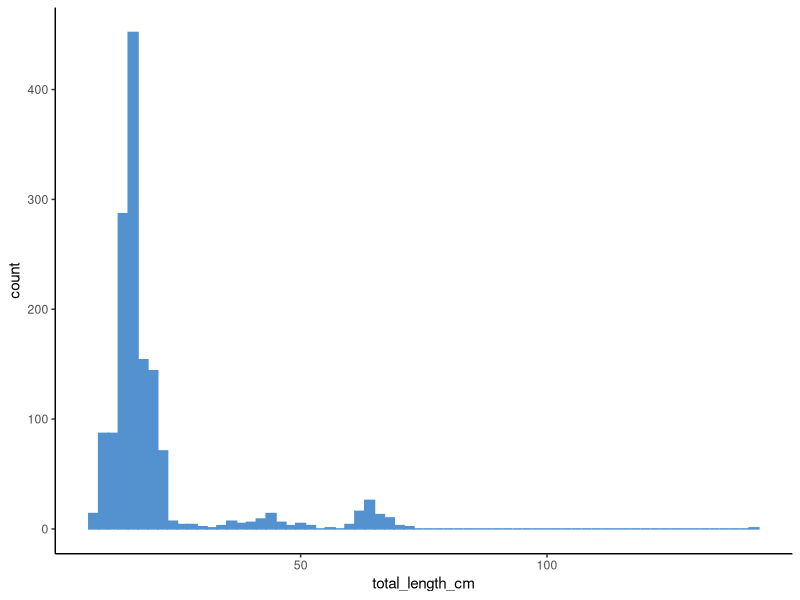
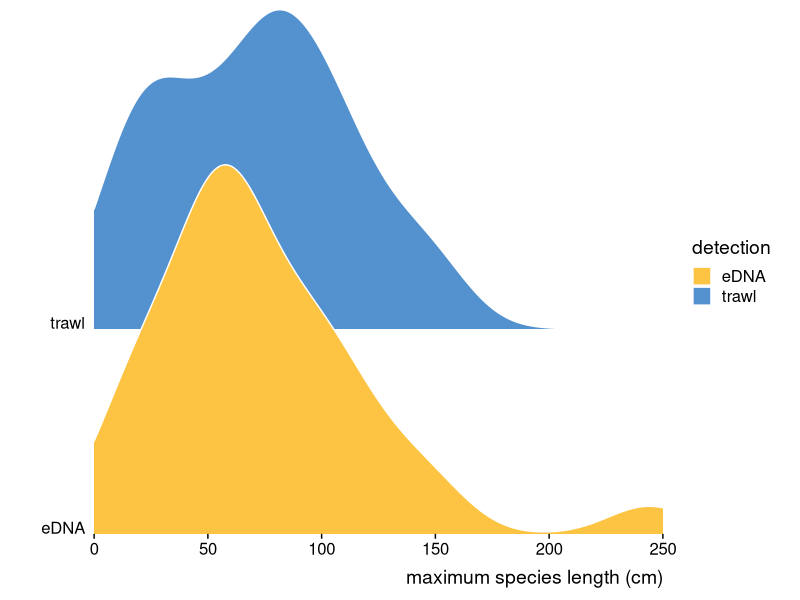
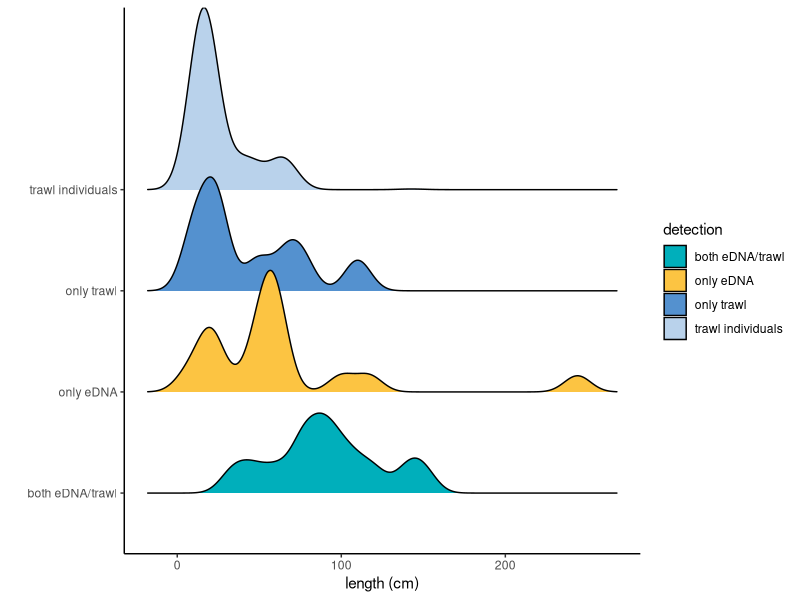
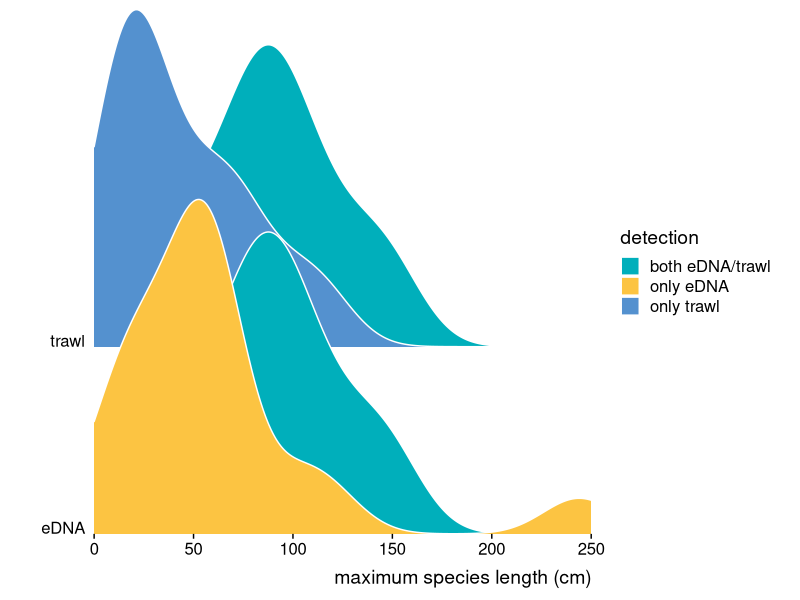
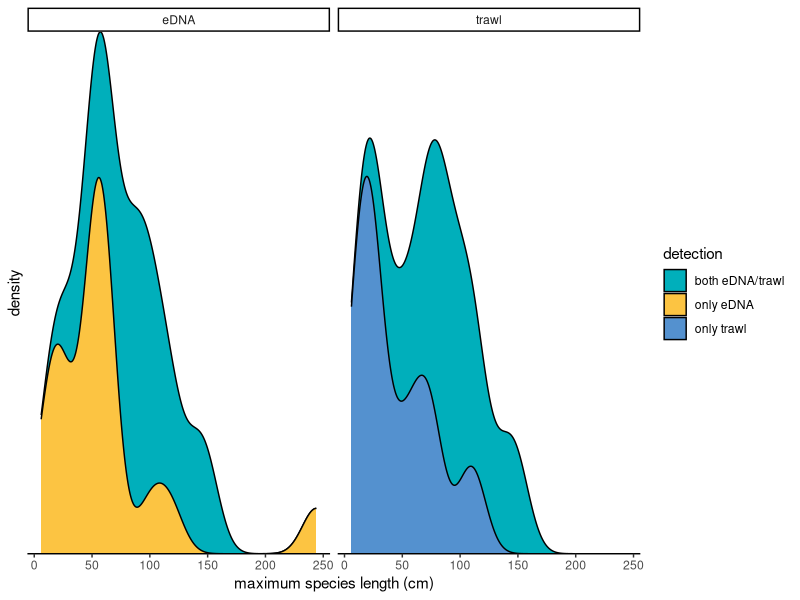
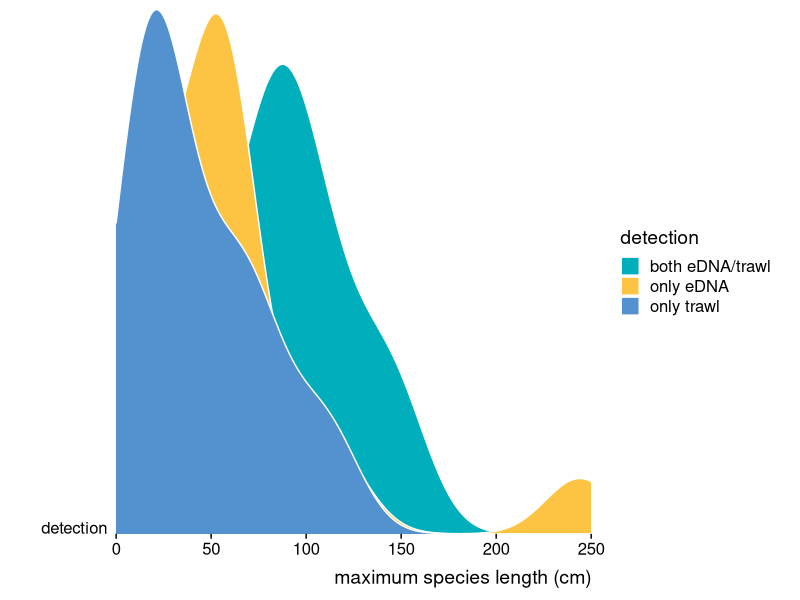
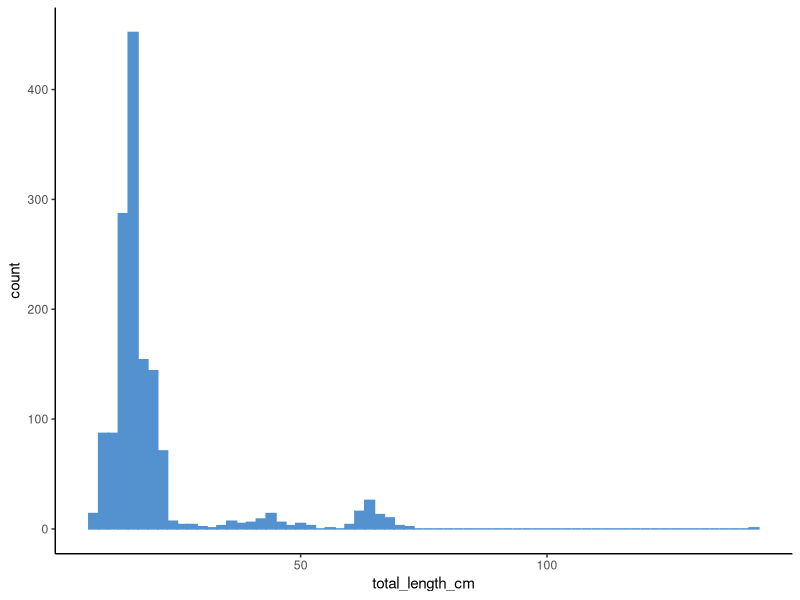
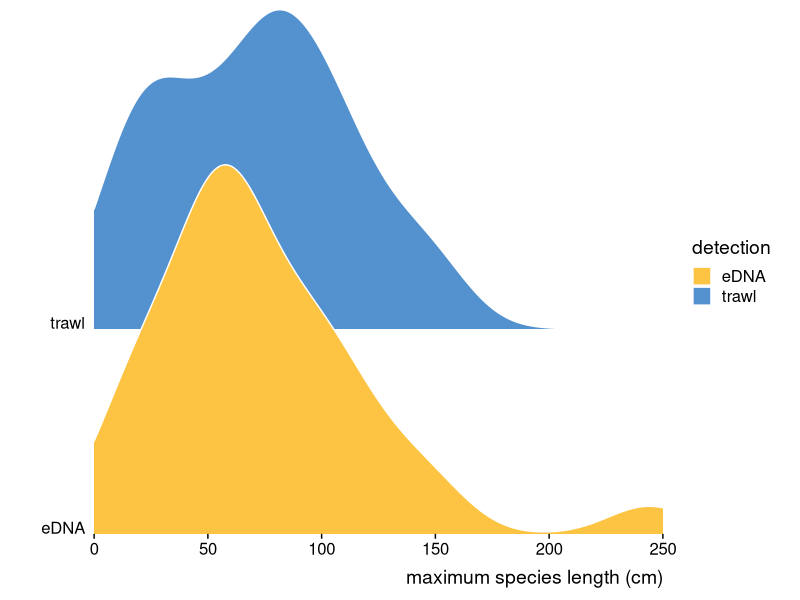

R code for these plots, in order:
#Analysis of Length Distributions Across Methods 
#Author: Tessa Rehill 

#Set-Up ####
library(tidyr)
library(tidyverse)
library(here)
library(dplyr)
library(ggplot2)
library(ggridges)
library(forcats)

#set-up, read in files ####

beta_div <- read.csv(here::here("Processed_data", 
                                "datasets",
                                "detections_all.csv"),
                     head=TRUE)

trait_data <- read.csv(here::here("Processed_data", 
                                  "traits",
                                  "traitdatabase.csv"),
                       head=TRUE)


trawl_catch  <- read.csv(here::here("Processed_data", 
                                    "traits",
                                    "length_conversions.csv"),
                         head=TRUE)


#Formatting data for plotting ####

#merge detection data w/ trait data 
data <- merge(beta_div, trait_data, by="LCT", all.x= TRUE)

#change 'both' category to eDNA or trawl alone
#subset for 'both' data only 
both_to_eDNA <- subset(data, gamma_detection_method == 'both eDNA/trawl')

#change all both to eDNA 
both_to_eDNA <- data.frame(lapply(both_to_eDNA, function(x) {
  gsub("both eDNA/trawl", "eDNA", x) }))

#same for trawl 
both_to_trawl <- subset(data, gamma_detection_method == 'both eDNA/trawl')

#change all both to trawl 
both_to_trawl <- data.frame(lapply(both_to_trawl, function(x) {
  gsub("both eDNA/trawl", "trawl", x) 
  
}))

#merge together 
both_fixed <- rbind(both_to_eDNA, both_to_trawl)

#merge back with our original data
without_both <- subset(data, gamma_detection_method != 'both eDNA/trawl')
data_new <- rbind(both_fixed, without_both)

#fix only... to simple trawl or eDNA 
data <- data.frame(lapply(data_new, function(x) {
  gsub("only eDNA", "eDNA", x) }))

data <- data.frame(lapply(data, function(x) {
  gsub("only trawl", "trawl", x) }))


#let's plot!

#Individual Length Distributions ####
#check out individual length distribution of fish caught in trawl 
trawl_catch <- trawl_catch[!is.na(trawl_catch$total_length_cm),] #remove NA


plot <- ggplot(trawl_catch, aes(x=total_length_cm))+
  geom_histogram(color="#5491cf", fill="#5491cf", binwidth = 2,)+
  theme_classic()

plot

ggsave("./Outputs/traits/ind_length_his.png", 
       plot = plot,
       width = 10, height = 6, units = "in")

#Species Length Distributions ####

#plotting species traits (not individual traits)
speciestraits= subset(data, select = c(LCT, max_length_cm, gamma_detection_method) ) #select relevants columns
speciestraits <- distinct(speciestraits) #ensure no replicates
speciestraits <- speciestraits %>% drop_na(max_length_cm) #ensure no NA values
speciestraits$max_length_cm <- as.numeric(speciestraits$max_length_cm)  #make values numeric (instead of character)

#plot species length distribution for all trawl + all eDNA (does not differentiate 'both')

plot <- speciestraits %>%
  ggplot(aes(y = gamma_detection_method)) +
  geom_density_ridges(
    aes(x = max_length_cm , fill = gamma_detection_method), 
    alpha = 1, color = "white", from = 0, to = 250,
    bandwidth=18) +
  labs(
    x = "maximum species length (cm)",
    y = '') +
  scale_y_discrete(expand = c(0, 0)) +
  scale_x_continuous(expand = c(0, 0)) +
  scale_fill_cyclical(
    values = c("#FCC442", "#5491cf"),
    name = "detection", guide = "legend"
  ) +
  coord_cartesian(clip = "off") +
  theme_ridges(grid = FALSE)


plot 

ggsave("./Outputs/traits/trawleDNA_density.png", 
       plot = plot,
       width = 10, height = 6, units = "in")

#Species + Individual Length Distributions ####
#goal: make a density plot like above with four rows 
#trawl only max species length 
#eDNA only max species length 
#trawl + eDNA max species length 
#trawl only individual length 

#merge original data w/ traits 
data2 <- merge(beta_div, trait_data, by="LCT", all.x= TRUE) #merge original data w/ traits 
data2 <- select(data2, c('LCT','gamma_detection_method', 'max_length_cm'))#extract relevant columns 
colnames(data2) <- c('LCT', 'detection', 'length_cm') #change column names
catch <- select(trawl_catch, c('species', 'total_length_cm')) #select relevant columns
colnames(catch) <- c('LCT','length_cm') #change column names

#add column detection = trawl individuals
catch$detection <- c('trawl individuals')

#merge all data
length <- rbind(catch, data2) #this includes non-fish... should we get rid of them? 

write_csv(length,
          here("Processed_data",
               "traits",
               "length.csv")) 

#plot
length <- distinct(length) # we only want one observation per species 

plot <- ggplot(length, 
               aes(x = length_cm, 
                   y = detection, 
                   fill = detection)) +
  geom_density_ridges(bandwidth=8) + 
  theme_ridges() +
  labs("") +
  xlab("length (cm)") + ylab("") +
  theme(legend.position = "none") +
  scale_fill_manual(values=c("#00AFBB","#FCC442", "#5491cf","#b9d2eb")) +
  theme_classic()
plot 


ggsave("./Outputs/traits/all_length_dist.png", 
       plot = plot,
       width = 10, height = 6, units = "in")


#Species Length Distributions w/ 'Both' Group
#plot density but differentiate by groups 
#we need to combine speciestraits to beta_div 

method_2 <- select(beta_div, c('LCT','gamma_detection_method')) #select relevant column 

#rename species traits columns 
speciestraits <- speciestraits %>%  #rename column 
  rename(method = gamma_detection_method)


data <- merge(speciestraits, method_2, by="LCT", all.x= TRUE)

data <- distinct(data)

plot <- data %>%
  ggplot(aes(y = method)) +
  geom_density_ridges(
    aes(x = max_length_cm , fill = gamma_detection_method), 
    alpha = 1, color = "white", from = 0, to = 250,
    bandwidth=18) +
  labs(
    x = "maximum species length (cm)",
    y = '') +
  scale_y_discrete(expand = c(0, 0)) +
  scale_x_continuous(expand = c(0, 0)) +
  scale_fill_cyclical(
    values = c("#00AFBB","#FCC442", "#5491cf"),
    name = "detection", guide = "legend"
  ) +
  coord_cartesian(clip = "off") +
  theme_ridges(grid = FALSE)

plot


ggsave("./Outputs/traits/trawl_edna_2.png", 
       plot = plot,
       width = 12, height = 7, units = "in")

#Stacked distributions 

#cut = trawl or eDNA 
data2 <- data 
colnames(data2) <- c("LCT", "max_length_cm", "method","detection") #change column names
data2 <- distinct(data2)

plot <- ggplot(data2, aes(max_length_cm)) +
  geom_density(aes(fill = detection), position = "stack", bw=12) + 
  scale_fill_manual(values=c("#00AFBB","#FCC442", "#5491cf"))+
  scale_y_discrete(expand = c(0, 0)) +
  theme_classic() + 
  labs(
    x = "maximum species length (cm)") +
  facet_wrap(~method) 

plot

ggsave("./Outputs/traits/length_bymethod_stack.png", 
       plot = plot,
       width = 12, height = 7, units = "in")


#Species Length Distributions (all on same line)
data$method <- c('detection')
data <- distinct(data)

plot <- data %>%
  ggplot(aes(y = method)) +
  geom_density_ridges(
    aes(x = max_length_cm , fill = gamma_detection_method), 
    alpha = 1, color = "white", from = 0, to = 250,
    bandwidth=18) +
  labs(
    x = "maximum species length (cm)",
    y = '') +
  scale_y_discrete(expand = c(0, 0)) +
  scale_x_continuous(expand = c(0, 0)) +
  scale_fill_cyclical(
    values = c("#00AFBB","#FCC442", "#5491cf"),
    name = "detection", guide = "legend"
  ) +
  coord_cartesian(clip = "off") +
  theme_ridges(grid = FALSE)

plot


ggsave("./Outputs/traits/max_length_density.png", 
       plot = plot,
       width = 12, height = 7, units = "in")

#Determining mean length of Eulachon ####
eulachon <- subset(trawl_catch, species == c("Thaleichthys pacificus"))
mean(eulachon$length_cm)




